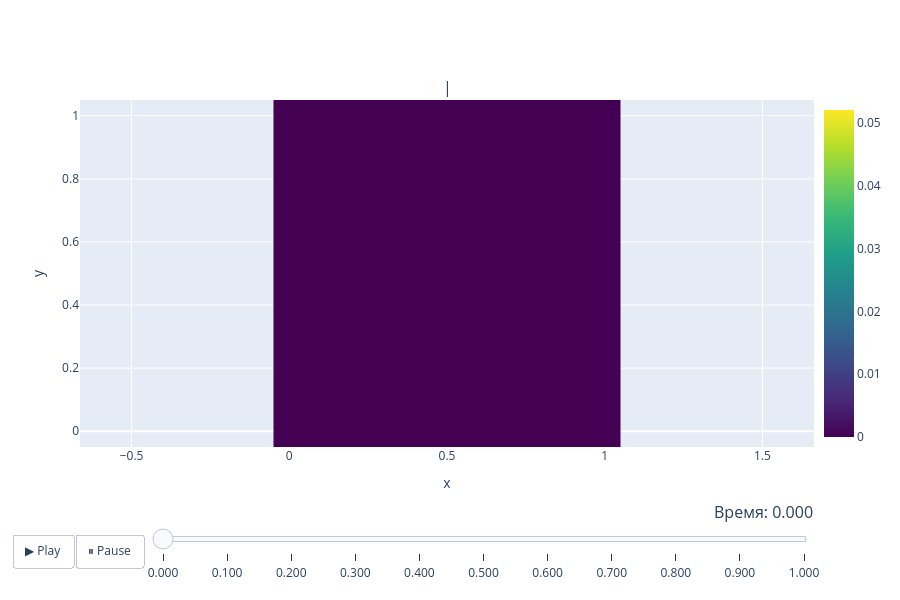

Notebook source saved alongside this figure:
### Markdown cell above
### Тепловые карты

### Code cell
z_min = R.min()
z_max = R.max()

fig = make_subplots(
    rows=1, cols=1, 
    subplot_titles=("|u - v|"),
    shared_yaxes=True
)

trace_R = go.Heatmap(
    x=x, y=y, z=R[:, :, 0].T, 
    zmin=z_min, zmax=z_max, colorscale='Viridis', colorbar=dict(x=1.0)
)
fig.add_trace(trace_R, row=1, col=1)

frames = []
for k in range(len(t)):
    frames.append(
        go.Frame(
            data=[
                go.Heatmap(z=R[:, :, k].T)
            ],
            name=f"t = {t[k]:.3f}"
        )
    )
fig.frames = frames

updatemenus = [
    {
        "buttons": [
            {
                "args": [None, {"frame": {"duration": 200, "redraw": True}, "fromcurrent": True}],
                "label": "▶ Play",
                "method": "animate"
            },
            {
                "args": [[None], {"frame": {"duration": 0, "redraw": True}, "mode": "immediate", "transition": {"duration": 0}}],
                "label": "⏸ Pause",
                "method": "animate"
            }
        ],
        "direction": "left",
        "pad": {"r": 10, "t": 87},
        "showactive": False,
        "type": "buttons",
        "x": 0.1,
        "xanchor": "right",
        "y": 0,
        "yanchor": "top"
    }
]

sliders = [
    {
        "active": 0,
        "yanchor": "top",
        "xanchor": "left",
        "currentvalue": {
            "font": {"size": 16},
            "prefix": "Время: ",
            "visible": True,
            "xanchor": "right"
        },
        "transition": {"duration": 100, "easing": "cubic-in-out"},
        "pad": {"b": 10, "t": 50},
        "len": 0.9,
        "x": 0.1,
        "y": 0,
        "steps": [
            {
                "args": [[f"t = {t[k]:.3f}"], {"frame": {"duration": 100, "redraw": True}, "mode": "immediate"}],
                "label": f"{t[k]:.3f}",
                "method": "animate"
            } for k in range(len(t))
        ]
    }
]

fig.update_layout(
    updatemenus=updatemenus,
    sliders=sliders,
    width=900,
    height=600
)

fig.update_xaxes(title_text="x", row=1, col=1)
fig.update_yaxes(
    title_text="y", 
    row=1, col=1,
    scaleanchor="x",
    scaleratio=1
)

fig.show()

### Figure 1 — Plotly figure (JSON) as saved in the notebook; plotly's stock layout.template omitted (floating-point values rounded to 4 significant figures)
{"data": [{"colorbar": {"x": 1}, "colorscale": [[0, "#440154"], [0.1111, "#482878"], [0.2222, "#3e4989"], [0.3333, "#31688e"], [0.4444, "#26828e"], [0.5556, "#1f9e89"], [0.6667, "#35b779"], [0.7778, "#6ece58"], [0.8889, "#b5de2b"], [1, "#fde725"]], "type": "heatmap", "x": [0.0, 0.1, 0.2, 0.3, 0.4, 0.5, 0.6, 0.7, 0.8, 0.9, 1.0], "xaxis": "x", "y": [0.0, 0.1, 0.2, 0.3, 0.4, 0.5, 0.6, 0.7, 0.8, 0.9, 1.0], "yaxis": "y", "z": [[0.0, 0.0, 0.0, 0.0, 0.0, 0.0, 0.0, 0.0, 0.0, 0.0, 0.0], [0.0, 0.0, 0.0, 0.0, 0.0, 0.0, 0.0, 0.0, 0.0, 0.0, 0.0], [0.0, 0.0, 0.0, 0.0, 0.0, 0.0, 0.0, 0.0, 0.0, 0.0, 0.0], [0.0, 0.0, 0.0, 0.0, 0.0, 0.0, 0.0, 0.0, 0.0, 0.0, 0.0], [0.0, 0.0, 0.0, 0.0, 0.0, 0.0, 0.0, 0.0, 0.0, 0.0, 0.0], [0.0, 0.0, 0.0, 0.0, 0.0, 0.0, 0.0, 0.0, 0.0, 0.0, 0.0], [0.0, 0.0, 0.0, 0.0, 0.0, 0.0, 0.0, 0.0, 0.0, 0.0, 0.0], [0.0, 0.0, 0.0, 0.0, 0.0, 0.0, 0.0, 0.0, 0.0, 0.0, 0.0], [0.0, 0.0, 0.0, 0.0, 0.0, 0.0, 0.0, 0.0, 0.0, 0.0, 0.0], [0.0, 0.0, 0.0, 0.0, 0.0, 0.0, 0.0, 0.0, 0.0, 0.0, 0.0], [0.0, 0.0, 0.0, 0.0, 0.0, 0.0, 0.0, 0.0, 0.0, 0.0, 0.0]], "zmax": 0.05205, "zmin": 0}], "layout": {"annotations": [{"font": {"size": 16}, "showarrow": false, "text": "|", "x": 0.5, "xanchor": "center", "xref": "paper", "y": 1, "yanchor": "bottom", "yref": "paper"}], "height": 600, "sliders": [{"active": 0, "currentvalue": {"font": {"size": 16}, "prefix": "Время: ", "visible": true, "xanchor": "right"}, "len": 0.9, "pad": {"b": 10, "t": 50}, "steps": [{"args": [["t = 0.000"], {"frame": {"duration": 100, "redraw": true}, "mode": "immediate"}], "label": "0.000", "method": "animate"}, {"args": [["t = 0.100"], {"frame": {"duration": 100, "redraw": true}, "mode": "immediate"}], "label": "0.100", "method": "animate"}, {"args": [["t = 0.200"], {"frame": {"duration": 100, "redraw": true}, "mode": "immediate"}], "label": "0.200", "method": "animate"}, {"args": [["t = 0.300"], {"frame": {"duration": 100, "redraw": true}, "mode": "immediate"}], "label": "0.300", "method": "animate"}, {"args": [["t = 0.400"], {"frame": {"duration": 100, "redraw": true}, "mode": "immediate"}], "label": "0.400", "method": "animate"}, {"args": [["t = 0.500"], {"frame": {"duration": 100, "redraw": true}, "mode": "immediate"}], "label": "0.500", "method": "animate"}, {"args": [["t = 0.600"], {"frame": {"duration": 100, "redraw": true}, "mode": "immediate"}], "label": "0.600", "method": "animate"}, {"args": [["t = 0.700"], {"frame": {"duration": 100, "redraw": true}, "mode": "immediate"}], "label": "0.700", "method": "animate"}, {"args": [["t = 0.800"], {"frame": {"duration": 100, "redraw": true}, "mode": "immediate"}], "label": "0.800", "method": "animate"}, {"args": [["t = 0.900"], {"frame": {"duration": 100, "redraw": true}, "mode": "immediate"}], "label": "0.900", "method": "animate"}, {"args": [["t = 1.000"], {"frame": {"duration": 100, "redraw": true}, "mode": "immediate"}], "label": "1.000", "method": "animate"}], "transition": {"duration": 100, "easing": "cubic-in-out"}, "x": 0.1, "xanchor": "left", "y": 0, "yanchor": "top"}], "updatemenus": [{"buttons": [{"args": [null, {"frame": {"duration": 200, "redraw": true}, "fromcurrent": true}], "label": "▶ Play", "method": "animate"}, {"args": [[null], {"frame": {"duration": 0, "redraw": true}, "mode": "immediate", "transition": {"duration": 0}}], "label": "⏸ Pause", "method": "animate"}], "direction": "left", "pad": {"r": 10, "t": 87}, "showactive": false, "type": "buttons", "x": 0.1, "xanchor": "right", "y": 0, "yanchor": "top"}], "width": 900, "xaxis": {"anchor": "y", "domain": [0, 1], "title": {"text": "x"}}, "yaxis": {"anchor": "x", "domain": [0, 1], "scaleanchor": "x", "scaleratio": 1, "title": {"text": "y"}}}}
